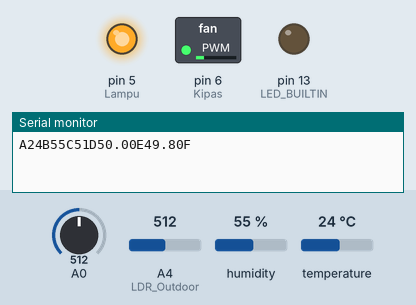
This sketch was run on a simulated Arduino Uno, built with avr-gcc and run on an emulated ATmega328P. Parts: switched loads named in the sketch (green lamp = pin HIGH), output pins drawn as LEDs (lit = HIGH), the last lines printed to the serial monitor. The inputs (shaded band) are chosen by the test bench; at power-on: temperature 24 °C, A0 = 512, A4 (LDR_Outdoor) = 512, humidity 55 %.

Above: at 0.07 s.
At 1.2 s:
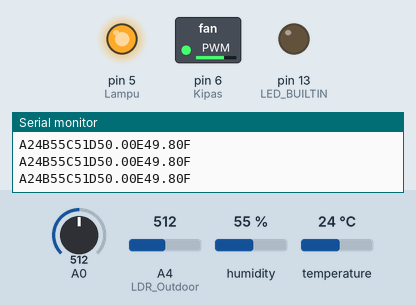
1.3 s: temperature set to 20 °C
3.3 s: temperature set to 17 °C
At 4.7 s:
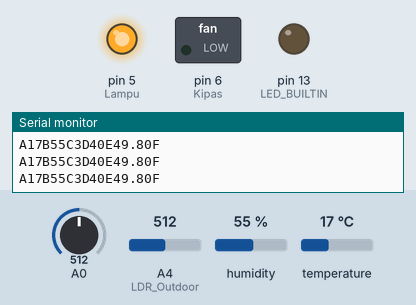
Timing chart, 0 to 6.3 s (numbered marks = the images above; inputs shaded):
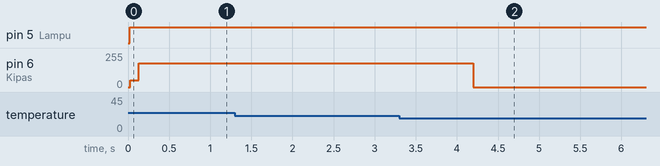

Measured:
- the behaviour switches between 19 and 18 °C on temperature (found by bisection; images 1 and 2)
- after the input at 3.3 s, pin 6 (Kipas): 177/255 → 0/255 after 0.90 s

The sketch:

Code.ino
```cpp
#define FIS_TYPE float
#define FIS_RESOLUSION 101
#define FIS_MIN -3.4028235E+38
#define FIS_MAX 3.4028235E+38
typedef FIS_TYPE (*_FIS_MF)(FIS_TYPE, FIS_TYPE*);
typedef FIS_TYPE (*_FIS_ARR_OP)(FIS_TYPE, FIS_TYPE);
typedef FIS_TYPE (*_FIS_ARR)(FIS_TYPE*, int, _FIS_ARR_OP);

#include <DHT.h>

#define ldr_luar
#define ldr_dalam
int Brightness = 0;


// Number of inputs to the fuzzy inference system
const int fis_gcI = 2;
// Number of outputs to the fuzzy inference system
const int fis_gcO = 1;
// Number of rules to the fuzzy inference system
const int fis_gcR = 9;

FIS_TYPE g_fisInput[fis_gcI];
FIS_TYPE g_fisOutput[fis_gcO];

DHT dht(A5, DHT11);  //Pin, Jenis DHT
int LDR_Outdoor = A4;
int Lampu = 5;
int Kipas = 6;
String dataSerial;

void setup() {

  Serial.begin(115200);
  dht.begin();
  pinMode(LDR_Outdoor, INPUT);
  pinMode(LED_BUILTIN, OUTPUT);
  pinMode(Lampu, OUTPUT);
  pinMode(Kipas, OUTPUT);
  digitalWrite(Lampu, 0);
}

void loop() {
  int k = dht.readHumidity();
  int s = dht.readTemperature();
  LDR_Outdoor = analogRead(A4);
  int LDR_O = map(LDR_Outdoor,0,1023,0,511);
  int Fan = map(g_fisOutput[0],0, 100, 0, 255);

  int Ldr_Luar = map(LDR_O, 0, 511, 100, 0);
  analogWrite(Lampu, LDR_O);
  // Read Input: Suhu
  g_fisInput[0] = s;
  // Read Input: Kelembapan
  g_fisInput[1] = k;
  g_fisOutput[0] = 0;
  fis_evaluate();
  analogWrite(Kipas, Fan + 50);

  Serial.print("A");
  Serial.print(s);  // In Suhu
  Serial.print("B");
  Serial.print(k);  // In Kelembaban
  Serial.print("C");
  Serial.print(Ldr_Luar);  //In Cahaya
  Serial.print("D");
  Serial.print(g_fisOutput[0]);  //Out Kipas
  Serial.print("E");
  Serial.print(LDR_O / 5.12);  //Out Kipas
  Serial.println("F");
  while(s < 19){
  int k = dht.readHumidity();
  int s = dht.readTemperature();
  int LDR_O = map(LDR_Outdoor,0,1023,0,511);
  int Fan = map(g_fisOutput[0],0, 100, 0, 255);
  LDR_Outdoor = analogRead(A0);
  int Ldr_Luar = map(LDR_O, 0, 511, 100, 0);
  analogWrite(Lampu, LDR_O);
  // Read Input: Suhu
  g_fisInput[0] = s;
  // Read Input: Kelembapan
  g_fisInput[1] = k;
  g_fisOutput[0] = 0;
  fis_evaluate();
  analogWrite(Kipas, 0);

  Serial.print("A");
  Serial.print(s);  // In Suhu
  Serial.print("B");
  Serial.print(k);  // In Kelembaban
  Serial.print("C");
  Serial.print(Ldr_Luar,0);  //In Cahaya
  Serial.print("D");
  Serial.print(g_fisOutput[0], 0);  //Out Kipas
  Serial.print("E");
  Serial.print(LDR_O / 5.12);  //Out Kipas
  Serial.println("F");
  delay(100);
  }
  delay(100);
}
```

Fuzzy.ino
```cpp
//***********************************************************************
// Support functions for Fuzzy Inference System
//***********************************************************************
// Triangular Member Function
FIS_TYPE fis_trimf(FIS_TYPE x, FIS_TYPE* p) {
  FIS_TYPE a = p[0], b = p[1], c = p[2];
  FIS_TYPE t1 = (x - a) / (b - a);
  FIS_TYPE t2 = (c - x) / (c - b);
  if ((a == b) && (b == c)) return (FIS_TYPE)(x == a);
  if (a == b) return (FIS_TYPE)(t2 * (b <= x) * (x <= c));
  if (b == c) return (FIS_TYPE)(t1 * (a <= x) * (x <= b));
  t1 = min(t1, t2);
  FIS_TYPE t3 = 0;
  return (FIS_TYPE)max(t1, t3);
}

FIS_TYPE fis_min(FIS_TYPE a, FIS_TYPE b) {
  return min(a, b);
}

FIS_TYPE fis_max(FIS_TYPE a, FIS_TYPE b) {
  return max(a, b);
}

FIS_TYPE fis_prod(FIS_TYPE a, FIS_TYPE b) {
  return (a * b);
}

FIS_TYPE fis_sum(FIS_TYPE a, FIS_TYPE b) {
  return (a + b);
}

FIS_TYPE fis_array_operation(FIS_TYPE* array, int size, _FIS_ARR_OP pfnOp) {
  int i;
  FIS_TYPE ret = 0;

  if (size == 0) return ret;
  if (size == 1) return array[0];

  ret = array[0];
  for (i = 1; i < size; i++) {
    ret = (*pfnOp)(ret, array[i]);
  }

  return ret;
}


//***********************************************************************
// Data for Fuzzy Inference System
//***********************************************************************
// Pointers to the implementations of member functions
_FIS_MF fis_gMF[] = {
  fis_trimf
};

// Count of member function for each Input
int fis_gIMFCount[] = { 3, 3 };

// Count of member function for each Output
int fis_gOMFCount[] = { 3 };

// Coefficients for the Input Member Functions
FIS_TYPE fis_gMFI0Coeff1[] = { -20, 0, 20 };
FIS_TYPE fis_gMFI0Coeff2[] = { 5, 25, 45 };
FIS_TYPE fis_gMFI0Coeff3[] = { 30, 50, 70 };
FIS_TYPE* fis_gMFI0Coeff[] = { fis_gMFI0Coeff1, fis_gMFI0Coeff2, fis_gMFI0Coeff3 };
FIS_TYPE fis_gMFI1Coeff1[] = { -30, 0, 40 };
FIS_TYPE fis_gMFI1Coeff2[] = { 15, 50, 85 };
FIS_TYPE fis_gMFI1Coeff3[] = { 60, 100, 130 };
FIS_TYPE* fis_gMFI1Coeff[] = { fis_gMFI1Coeff1, fis_gMFI1Coeff2, fis_gMFI1Coeff3 };
FIS_TYPE** fis_gMFICoeff[] = { fis_gMFI0Coeff, fis_gMFI1Coeff };

// Coefficients for the Output Member Functions
FIS_TYPE fis_gMFO0Coeff1[] = { 0, 0, 0 };
FIS_TYPE fis_gMFO0Coeff2[] = { 0, 0, 50 };
FIS_TYPE fis_gMFO0Coeff3[] = { 0, 0, 100 };
FIS_TYPE* fis_gMFO0Coeff[] = { fis_gMFO0Coeff1, fis_gMFO0Coeff2, fis_gMFO0Coeff3 };
FIS_TYPE** fis_gMFOCoeff[] = { fis_gMFO0Coeff };

// Input membership function set
int fis_gMFI0[] = { 0, 0, 0 };
int fis_gMFI1[] = { 0, 0, 0 };
int* fis_gMFI[] = { fis_gMFI0, fis_gMFI1 };

// Output membership function set

int* fis_gMFO[] = {};

// Rule Weights
FIS_TYPE fis_gRWeight[] = { 1, 1, 1, 1, 1, 1, 1, 1, 1 };

// Rule Type
int fis_gRType[] = { 1, 1, 1, 1, 1, 1, 1, 1, 1 };

// Rule Inputs
int fis_gRI0[] = { 1, 3 };
int fis_gRI1[] = { 2, 3 };
int fis_gRI2[] = { 3, 3 };
int fis_gRI3[] = { 1, 2 };
int fis_gRI4[] = { 2, 2 };
int fis_gRI5[] = { 3, 2 };
int fis_gRI6[] = { 1, 1 };
int fis_gRI7[] = { 2, 1 };
int fis_gRI8[] = { 3, 1 };
int* fis_gRI[] = { fis_gRI0, fis_gRI1, fis_gRI2, fis_gRI3, fis_gRI4, fis_gRI5, fis_gRI6, fis_gRI7, fis_gRI8 };

// Rule Outputs
int fis_gRO0[] = { 1 };
int fis_gRO1[] = { 2 };
int fis_gRO2[] = { 3 };
int fis_gRO3[] = { 1 };
int fis_gRO4[] = { 2 };
int fis_gRO5[] = { 3 };
int fis_gRO6[] = { 1 };
int fis_gRO7[] = { 2 };
int fis_gRO8[] = { 3 };
int* fis_gRO[] = { fis_gRO0, fis_gRO1, fis_gRO2, fis_gRO3, fis_gRO4, fis_gRO5, fis_gRO6, fis_gRO7, fis_gRO8 };

// Input range Min
FIS_TYPE fis_gIMin[] = { 0, 0 };

// Input range Max
FIS_TYPE fis_gIMax[] = { 50, 100 };

// Output range Min
FIS_TYPE fis_gOMin[] = { 0 };

// Output range Max
FIS_TYPE fis_gOMax[] = { 100 };

//***********************************************************************
// Data dependent support functions for Fuzzy Inference System
//***********************************************************************
// None for Sugeno

//***********************************************************************
// Fuzzy Inference System
//***********************************************************************
void fis_evaluate() {
  FIS_TYPE fuzzyInput0[] = { 0, 0, 0 };
  FIS_TYPE fuzzyInput1[] = { 0, 0, 0 };
  FIS_TYPE* fuzzyInput[fis_gcI] = {
    fuzzyInput0,
    fuzzyInput1,
  };
  FIS_TYPE fuzzyOutput0[] = { 0, 0, 0 };
  FIS_TYPE* fuzzyOutput[fis_gcO] = {
    fuzzyOutput0,
  };
  FIS_TYPE fuzzyRules[fis_gcR] = { 0 };
  FIS_TYPE fuzzyFires[fis_gcR] = { 0 };
  FIS_TYPE* fuzzyRuleSet[] = { fuzzyRules, fuzzyFires };
  FIS_TYPE sW = 0;

  // Transforming input to fuzzy Input
  int i, j, r, o;
  for (i = 0; i < fis_gcI; ++i) {
    for (j = 0; j < fis_gIMFCount[i]; ++j) {
      fuzzyInput[i][j] =
        (fis_gMF[fis_gMFI[i][j]])(g_fisInput[i], fis_gMFICoeff[i][j]);
    }
  }

  int index = 0;
  for (r = 0; r < fis_gcR; ++r) {
    if (fis_gRType[r] == 1) {
      fuzzyFires[r] = FIS_MAX;
      for (i = 0; i < fis_gcI; ++i) {
        index = fis_gRI[r][i];
        if (index > 0)
          fuzzyFires[r] = fis_min(fuzzyFires[r], fuzzyInput[i][index - 1]);
        else if (index < 0)
          fuzzyFires[r] = fis_min(fuzzyFires[r], 1 - fuzzyInput[i][-index - 1]);
        else
          fuzzyFires[r] = fis_min(fuzzyFires[r], 1);
      }
    } else {
      fuzzyFires[r] = FIS_MIN;
      for (i = 0; i < fis_gcI; ++i) {
        index = fis_gRI[r][i];
        if (index > 0)
          fuzzyFires[r] = fis_max(fuzzyFires[r], fuzzyInput[i][index - 1]);
        else if (index < 0)
          fuzzyFires[r] = fis_max(fuzzyFires[r], 1 - fuzzyInput[i][-index - 1]);
        else
          fuzzyFires[r] = fis_max(fuzzyFires[r], 0);
      }
    }

    fuzzyFires[r] = fis_gRWeight[r] * fuzzyFires[r];
    sW += fuzzyFires[r];
  }

  if (sW == 0) {
    for (o = 0; o < fis_gcO; ++o) {
      g_fisOutput[o] = ((fis_gOMax[o] + fis_gOMin[o]) / 2);
    }
  } else {
    for (o = 0; o < fis_gcO; ++o) {
      FIS_TYPE sWI = 0.0;
      for (j = 0; j < fis_gOMFCount[o]; ++j) {
        fuzzyOutput[o][j] = fis_gMFOCoeff[o][j][fis_gcI];
        for (i = 0; i < fis_gcI; ++i) {
          fuzzyOutput[o][j] += g_fisInput[i] * fis_gMFOCoeff[o][j][i];
        }
      }

      for (r = 0; r < fis_gcR; ++r) {
        index = fis_gRO[r][o] - 1;
        sWI += fuzzyFires[r] * fuzzyOutput[o][index];
      }

      g_fisOutput[o] = sWI / sW;
    }
  }
}
```
